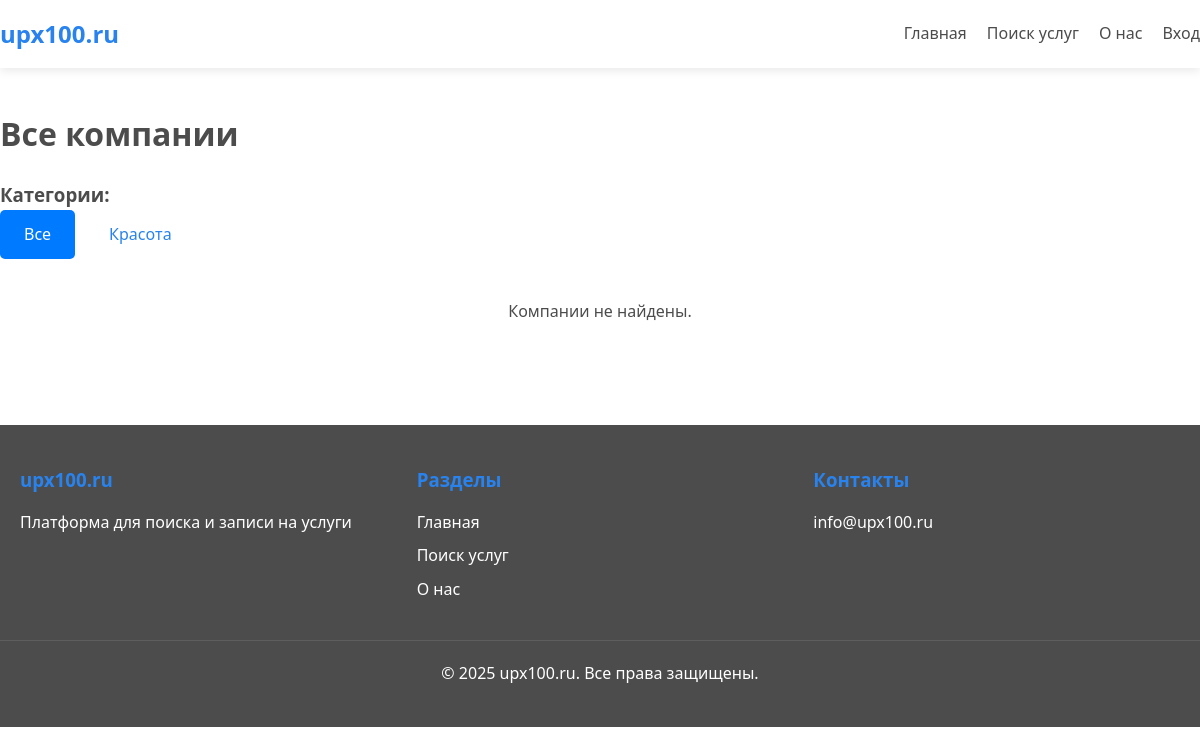
Before: /client/companies/ with the older database file.
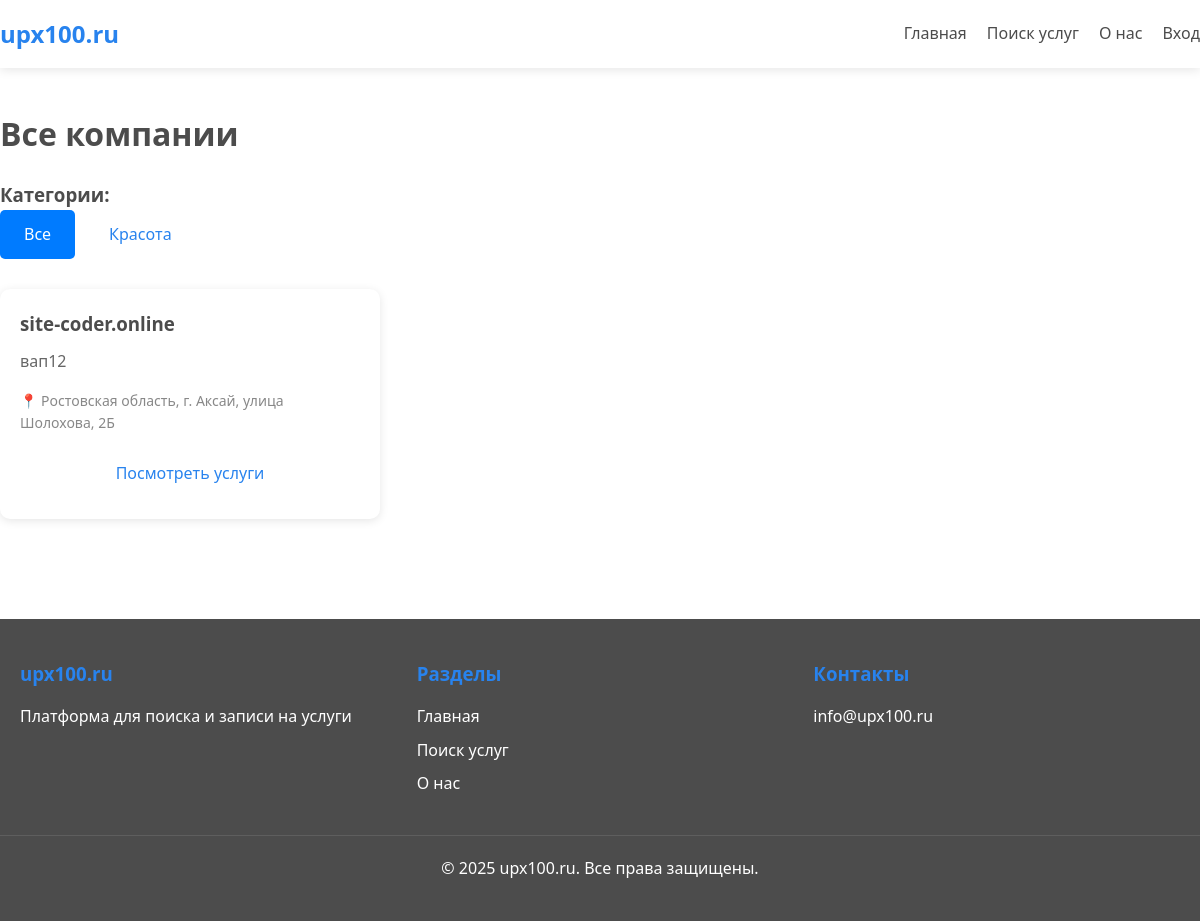
After: the same page with the newer database file.
### companies/models.py (models this page shows, shortened)
class Category(models.Model):
    name = models.CharField(
        max_length=100,
        unique=True,
        verbose_name='Название категории'
    )
    slug = models.SlugField(
        max_length=100,
        unique=True,
        verbose_name='Слаг'
    )
    icon = models.ImageField(
        upload_to='categories/icons/',
        blank=True,
        null=True,
        verbose_name='Иконка'
    )
    created_at = models.DateTimeField(
        auto_now_add=True,
        verbose_name='Дата создания'
    )
    class Meta:
        verbose_name = 'Категория'
        verbose_name_plural = 'Категории'
        ordering = ['name']

### business/models.py (models this page shows, shortened)
class Company(models.Model):
    owner = models.OneToOneField(settings.AUTH_USER_MODEL, on_delete=models.CASCADE, related_name='company')
    name = models.CharField(max_length=200, verbose_name="Название компании")
    description = models.TextField(blank=True, verbose_name="Описание")
    logo = models.ImageField(upload_to='company_logos/', blank=True, null=True, verbose_name="Логотип")
    photo = models.ImageField(upload_to='company_photos/', blank=True, null=True, verbose_name="Фото компании")
    address = models.CharField(max_length=300, verbose_name="Адрес")
    latitude = models.DecimalField(max_digits=9, decimal_places=6, blank=True, null=True, verbose_name="Широта")
    longitude = models.DecimalField(max_digits=9, decimal_places=6, blank=True, null=True, verbose_name="Долгота")
    phone = models.CharField(max_length=20, blank=True, verbose_name="Телефон")
    email = models.EmailField(blank=True, verbose_name="Email")
    is_verified = models.BooleanField(default=False, verbose_name="Проверена модератором")
    created_at = models.DateTimeField(auto_now_add=True)
    updated_at = models.DateTimeField(auto_now=True)
    class Meta:
        verbose_name = "Компания"
        verbose_name_plural = "Компании"

### client/views.py (the view, shortened to what this page needs)
# urls.py: path('companies/', views.companies_list_view, name='companies_list'),
def companies_list_view(request):
    category_slug = request.GET.get('category')
    subcategory_slug = request.GET.get('subcategory')
    companies = Company.objects.filter(is_verified=True)
    categories = Category.objects.all()
    context = {
        'companies': companies,
        'categories': categories,
        'selected_category': category_slug,
        'selected_subcategory': subcategory_slug,
    }
    return render(request, 'client/companies_list.html', context)

### templates/client/companies_list.html (shortened to what this page needs)
{% extends 'base.html' %}
{% block content %}
<div class="container" style="padding: 40px 0;">
    <h1>Все компании</h1>
    {% if categories %}
    <div style="margin: 20px 0;">
        <h3>Категории:</h3>
        <div style="display: flex; gap: 10px; flex-wrap: wrap;">
            <a href="?{% if query %}q={{ query }}{% endif %}"
               class="btn btn--outline"
               style="{% if not selected_category %}background: #007bff; color: white;{% endif %}">
                Все
            </a>
            {% for category in categories %}
                <a href="?category={{ category.slug }}{% if query %}&q={{ query }}{% endif %}"
                   class="btn btn--outline"
                   style="{% if category.slug == selected_category %}background: #007bff; color: white;{% endif %}">
                    {{ category.name }}
                </a>
            {% endfor %}
        </div>
    </div>
    {% endif %}
    {% if companies %}
        <div style="display: grid; grid-template-columns: repeat(auto-fill, minmax(350px, 1fr)); gap: 30px; margin-top: 30px;">
            {% for company in companies %}
                <div class="card" style="padding: 20px; transition: transform 0.2s;" onmouseover="this.style.transform='translateY(-5px)'" onmouseout="this.style.transform='translateY(0)'">
                    <h3 style="margin-bottom: 10px;">{{ company.name }}</h3>
                    {% if company.description %}
                        <p style="color: #666; margin-bottom: 15px;">{{ company.description|truncatewords:15 }}</p>
                    {% endif %}
                    {% if company.address %}
                        <p style="font-size: 14px; color: #888;">📍 {{ company.address }}</p>
                    {% endif %}
                    <a href="{% url 'client:company_detail' company.pk %}" class="btn btn--primary" style="margin-top: 15px; width: 100%;">Посмотреть услуги</a>
                </div>
            {% endfor %}
        </div>
    {% else %}
        <div style="margin-top: 40px; text-align: center;">
            <p>Компании не найдены.</p>
        </div>
    {% endif %}
</div>
{% endblock %}

Changed rows visible on the page:
now on this page (row edited): Company: name "site-coder.online", description "вап12", address "Ростовская область, г. Аксай, улица Шолохова, 2Б"
Other visible differences:
text no longer shown: "Компании не найдены."
